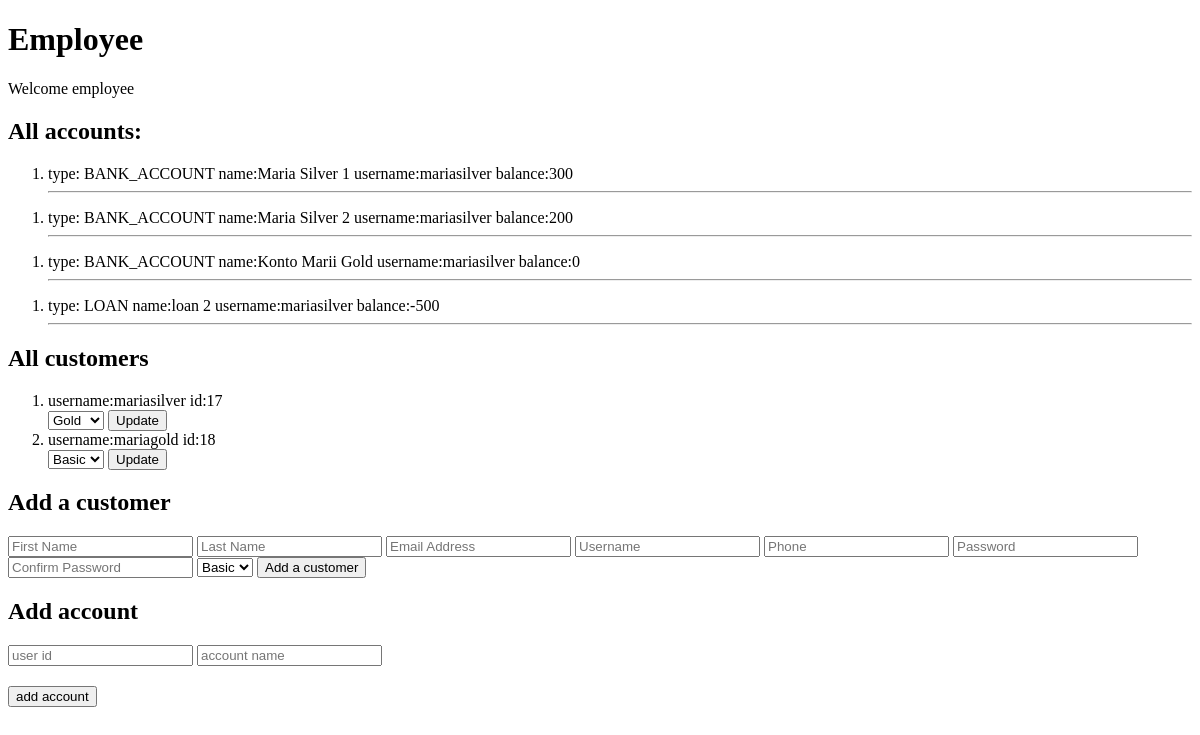
The app's page /bank/employee, older data.
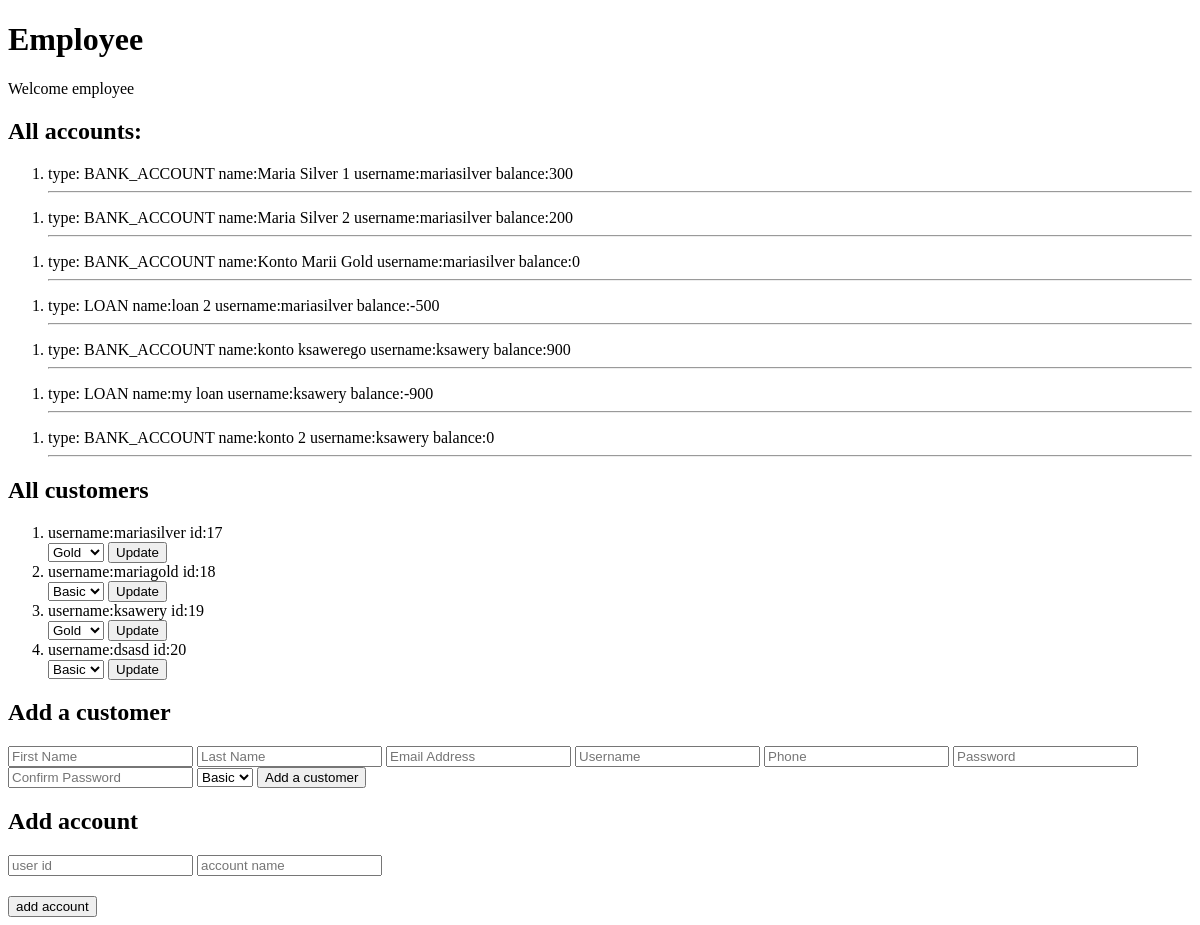
The same page, newer data.
### bank_app/models.py (models this page shows, shortened)
class Account(models.Model):
    user=models.ForeignKey(User,on_delete=models.CASCADE)
    account_number=models.CharField(max_length=10)
    class AccountType(models.TextChoices):
        BANK_ACCOUNT = 'Bank Account'
        LOAN = 'Loan'
    account_type = models.CharField(choices=AccountType.choices, default=AccountType.BANK_ACCOUNT, max_length=200)
    name=models.CharField(max_length=20)
    @property
    def balance(self):
        ledger_sum = Ledger.objects.filter(id_account_fk=self.id).aggregate(Sum('amount'))
        for key, value in ledger_sum.items():
            if value == None:
                return 0
            else:
                return  value

class Customer(models.Model):
    user = models.OneToOneField(User, on_delete=models.CASCADE, primary_key=True,)
    class Rank(models.TextChoices):
        BASIC = 'Basic'
        SILVER = 'Silver'
        GOLD = 'Gold'
    rank = models.CharField(choices=Rank.choices, default=Rank.BASIC, max_length=200)
    phone_number=models.CharField(max_length=20)

### bank_app/views.py (the view)
# urls.py: path('employee', views.employee, name='employee'),
def employee(request):
    customers = Customer.objects.all()
    accounts = Account.objects.all()
    context = {
            'customers': customers,
            'accounts': accounts
    }
    return render(request, 'bank_app/employee.html', context)

### bank_app/templates/bank_app/employee.html (shortened to what this page needs)
<!DOCTYPE html>
<html lang="en">
  <head>
  </head>
  <body>
    <h1>Employee</h1>
    <p>
      Welcome employee
    </p>
  <h2>All accounts:</h2>
  {% for account in accounts %}
  <ol>
    <li>
      type:
      <span
        >{{ account.account_type }}</span
      >
      name:<span>{{ account.name }}</span>
      username:<span>{{ account.user.username }}</span>
      balance:<span>{{ account.balance }}</span>
    </li>
    <hr />
  </ol>
  {% endfor %}
  <h2> All customers </h2>
  <ol>
  {% for customer in customers %}
  <li>
      username:<span>{{ customer.user.username }}</span>
      id:<span>{{ customer.user.id }}</span>
<form action="{% url 'bank_app:change_rank' customer_id=customer.pk  %}" method="POST">
                    <select name="rank" id="rank">
                        <option value="basic" {% if customer.rank == "basic" %}selected{% endif %}>Basic</option>
                         <option value="gold" {% if customer.rank == "gold" %}selected{% endif %}>Gold</option>
                         </select>
                         <button>Update</button>
                </form>
  </li>
  {% endfor %}
  </ol>
  <h2>Add a customer</h2>
<form action={% url 'bank_app:add_customer' %} method="POST">
     <input type="text" name="first_name" placeholder="First Name">
     <input type="text" name="last_name" placeholder="Last Name">
     <input type="email" name="email" placeholder="Email Address">
     <input type="text" name="username" placeholder="Username">
     <input type="tel" name="phone" placeholder="Phone">
     <input type="password" name="password" placeholder="Password">
     <input type="password" name="confirm_password" placeholder="Confirm Password">
     <select name="rank" id="rank">
         <option value="basic">Basic</option>
         </select>
         <button>Add a customer</button>
</form>
<h2>Add account </h2>
<form action={% url 'bank_app:add_account_by_employee' %} method="POST">
  <input type="text" name="user_id" placeholder="user id" />
  <input type="text" name="name" id="name" placeholder="account name"/>
  <button type="submit" style="display: block; margin-top: 20px">
    add account
  </button>
</form>
  </body>
</html>

Row changes from the older to the newer data that the page shows:
added Account: account_type "BANK_ACCOUNT", name "konto ksawerego", user.username "ksawery", balance "900"
added Account: account_type "LOAN", name "my loan", user.username "ksawery", balance "-900"
added Account: account_type "BANK_ACCOUNT", name "konto 2", user.username "ksawery", balance "0"
added Customer: user.username "ksawery", user.id "19", rank "Gold"
added Customer: user.username "dsasd", user.id "20", rank "Basic"
